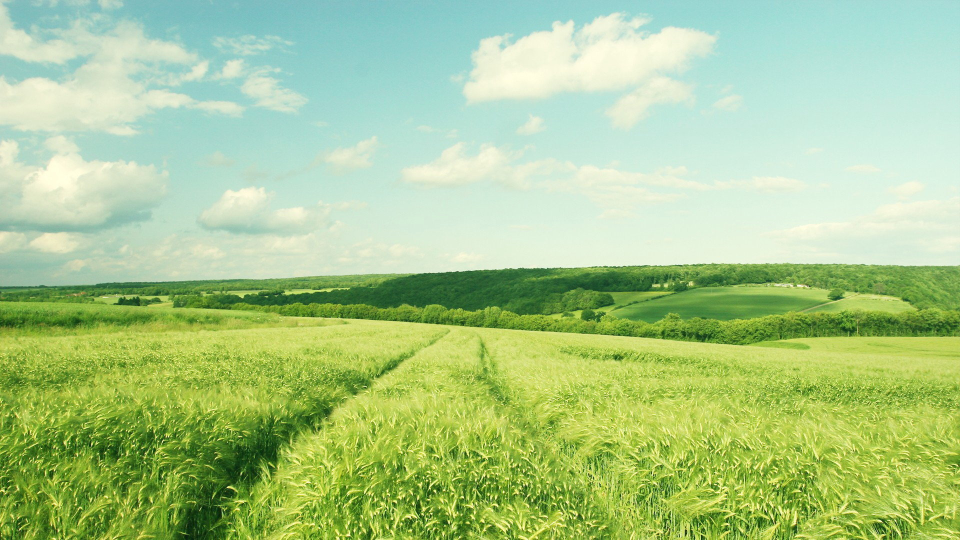
#> input picture study516/io.jpg, 1920 x 1080 px (shown at 1/2 size)
$ python 66.py
#> lines starting #> are read from the running program, lines starting #| are printed output that depends on the picture
import chardet
from PIL import Image, ImageFilter, ImageFont, ImageDraw
import requests
# 打开一个jpg图像文件，注意是当前路径:
im = Image.open('io.jpg')
#> im is the input picture: PIL image 1920x1080 RGB; mean R, G, B 169.3, 200.6, 139.2
# 获得图像尺寸:
w, h = im.size
#> w = 1920; h = 1080
print('Original image size: %sx%s' % (w, h))
#| Original image size: 1920x1080
# 缩放到50%:
im.thumbnail((w//2, h//2))
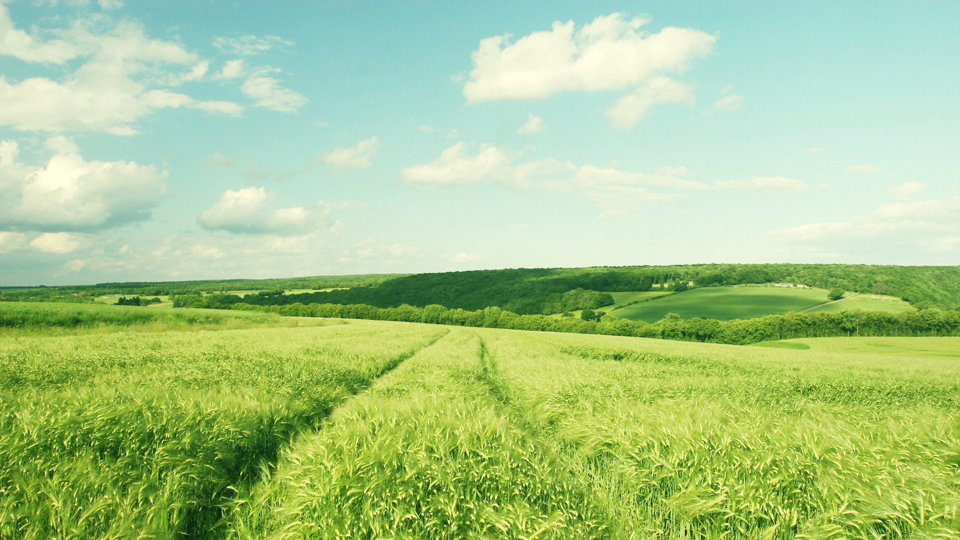
#> im: PIL image 960x540 RGB; mean R, G, B 169.3, 200.6, 139.2
print('Resize image to: %sx%s' % (w//2, h//2))
#| Resize image to: 960x540
# 把缩放后的图像用jpeg格式保存:
im.save('thumbnail.jpg', 'jpeg')

#其他功能如切片、旋转、滤镜、输出文字、调色板等一应俱全。

#比如，模糊效果也只需几行代码：
# 打开一个jpg图像文件，注意是当前路径:
im = Image.open('io.jpg')
# 应用模糊滤镜:
im2 = im.filter(ImageFilter.BLUR)
im2.save('blur.jpg', 'jpeg')


#PIL的ImageDraw提供了一系列绘图方法，让我们可以直接绘图。比如要生成字母验证码图片：
import random

# 随机字母:
def rndChar():
    return chr(random.randint(65, 90))

# 随机颜色1:
def rndColor():
    return (random.randint(64, 255), random.randint(64, 255), random.randint(64, 255))

# 随机颜色2:
def rndColor2():
    return (random.randint(32, 127), random.randint(32, 127), random.randint(32, 127))

# 240 x 60:
width = 100 * 4
height = 100
image = Image.new('RGB', (width, height), (255, 255, 255))
#> image: PIL image 400x100 RGB; every value is 255
# 创建Font对象:
font = ImageFont.truetype('C:\Windows\Fonts\Arial.ttf', 36)
# 创建Draw对象:
draw = ImageDraw.Draw(image)
# 填充每个像素:
for x in range(width):
    for y in range(height):
        draw.point((x, y), fill=rndColor())
# 输出文字:
for t in range(4):
    draw.text((100 * t + 50, 25), rndChar(), font=font, fill=rndColor2())
# 模糊:
image = image.filter(ImageFilter.BLUR)
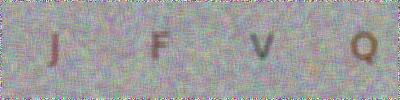
#> image: PIL image 400x100 RGB; mean R, G, B 158.3, 157.4, 157.2
#扭曲
#image = image.transform((width+20,height+10), Image.AFFINE, (1,-0.3,0,-0.1,1,0),Image.BILINEAR)  #创建扭曲
image.save('code.jpg', 'jpeg')
# 显示图片
image.show('code.jpg')


#> (the run stopped early here; a loop or call above may not have finished)
